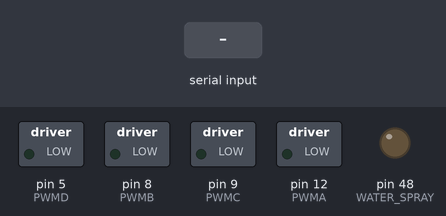
The sketch below on a simulated Arduino Mega 2560, built with avr-gcc and run on an emulated ATmega2560. Shown: switched loads named in the sketch (green lamp = pin HIGH), output pins drawn as LEDs (lit = HIGH). The inputs (shaded band) are chosen by the test bench. What the sketch prints to the serial monitor is not drawn.

Above: at 1.2 s.
1.3 s: "A" received over Serial
At 2.4 s:
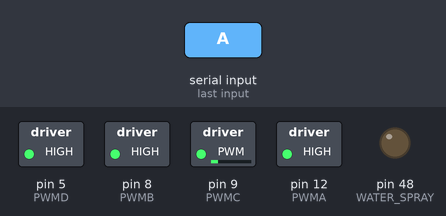
4.3 s: byte 87 ('W') received over Serial
At 5.1 s:
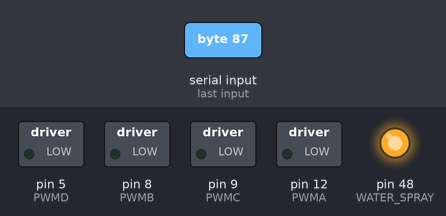
6.8 s: "D" received over Serial
At 7.6 s:
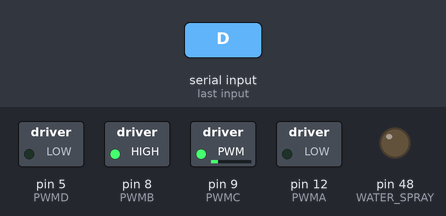
9.8 s: "F" received over Serial
At 10.8 s:
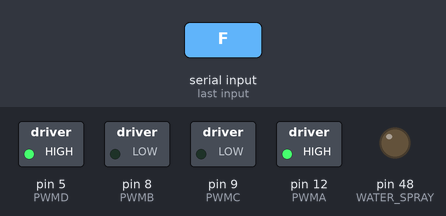
12.8 s: byte 100 ('d') received over Serial
At 13.3 s:
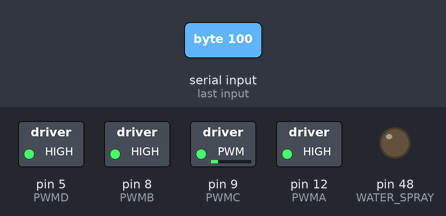
14.3 s: byte 87 ('W') received over Serial
At 14.6 s:
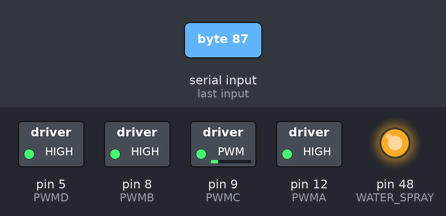
Timing chart, 0 to 17.8 s (numbered marks = the images above; inputs shaded):
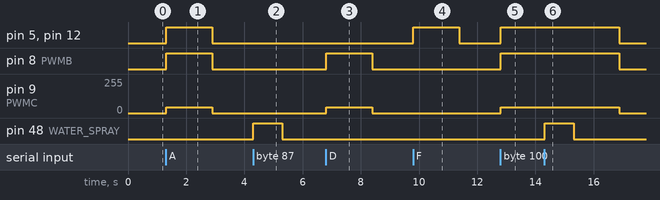

Measured:
- after the input at 1.3 s, pin 5 (PWMD), pin 8 (PWMB), pin 12 (PWMA): LOW → HIGH at once, → LOW 1.6 s later; pin 9 (PWMC): 0/255 → 44/255 at once, → 0/255 1.6 s later
- after the input at 4.3 s, pin 48 (WATER_SPRAY): LOW → HIGH at once, → LOW 1.0 s later
- after the input at 6.8 s, pin 8 (PWMB): LOW → HIGH at once, → LOW 1.6 s later; pin 9 (PWMC): 0/255 → 44/255 at once, → 0/255 1.6 s later
- after the input at 9.8 s, pin 5 (PWMD), pin 12 (PWMA): LOW → HIGH at once, → LOW 1.6 s later
- after the input at 12.8 s, pin 5 (PWMD), pin 8 (PWMB), pin 12 (PWMA): LOW → HIGH at once; pin 9 (PWMC): 0/255 → 44/255 at once
- after the input at 14.3 s, pin 5 (PWMD), pin 8 (PWMB), pin 12 (PWMA): HIGH → LOW after 2.6 s instead of 0.09 s; pin 9 (PWMC): 44/255 → 0/255 after 2.6 s instead of 0.09 s; pin 48 (WATER_SPRAY): LOW → HIGH at once, → LOW 1.0 s later

The sketch:

Car_Volt_Feedback_24A.ino
```cpp
#include <Arduino.h>

int Control_alive_cnt = 0;
unsigned long time;

// Define motor pins
#define PWMA 12    //Motor A PWM
#define DIRA1 34
#define DIRA2 35  //Motor A Direction
#define PWMB 8    //Motor B PWM
#define DIRB1 37
#define DIRB2 36  //Motor B Direction
#define PWMC 9   //Motor C PWM
#define DIRC1 43
#define DIRC2 42  //Motor C Direction
#define PWMD 5    //Motor D PWM
#define DIRD1 A4
#define DIRD2 A5  //Motor D Direction
#define WATER_SPRAY 48

// Motor control macros
#define MOTORA_FORWARD(pwm)    do{digitalWrite(DIRA1,HIGH);digitalWrite(DIRA2,LOW); analogWrite(PWMA,pwm);}while(0)
#define MOTORA_STOP(x)         do{digitalWrite(DIRA1,LOW); digitalWrite(DIRA2,LOW); analogWrite(PWMA,0);}while(0)
#define MOTORA_BACKOFF(pwm)    do{digitalWrite(DIRA1,LOW); digitalWrite(DIRA2,HIGH);analogWrite(PWMA,pwm);}while(0)

#define MOTORB_FORWARD(pwm)    do{digitalWrite(DIRB1,LOW); digitalWrite(DIRB2,HIGH);analogWrite(PWMB,pwm+5);}while(0)
#define MOTORB_STOP(x)         do{digitalWrite(DIRB1,LOW); digitalWrite(DIRB2,LOW); analogWrite(PWMB,0);}while(0)
#define MOTORB_BACKOFF(pwm)    do{digitalWrite(DIRB1,HIGH);digitalWrite(DIRB2,LOW); analogWrite(PWMB,pwm+5);}while(0)

#define MOTORC_FORWARD(pwm)    do{digitalWrite(DIRC1,HIGH);digitalWrite(DIRC2,LOW); analogWrite(PWMC,pwm);}while(0)
#define MOTORC_STOP(x)         do{digitalWrite(DIRC1,LOW); digitalWrite(DIRC2,LOW); analogWrite(PWMC,0);}while(0)
#define MOTORC_BACKOFF(pwm)    do{digitalWrite(DIRC1,LOW); digitalWrite(DIRC2,HIGH);analogWrite(PWMC,pwm);}while(0)

#define MOTORD_FORWARD(pwm)    do{digitalWrite(DIRD1,HIGH);digitalWrite(DIRD2,LOW); analogWrite(PWMD,pwm+5);}while(0)
#define MOTORD_STOP(x)         do{digitalWrite(DIRD1,LOW); digitalWrite(DIRD2,LOW); analogWrite(PWMD,0);}while(0)
#define MOTORD_BACKOFF(pwm)    do{digitalWrite(DIRD1,LOW); digitalWrite(DIRD2,HIGH);analogWrite(PWMD,pwm+5);}while(0)

#define SERIAL  Serial

//PWM Definition
#define MAX_PWM   2000
#define MIN_PWM   300

int Motor_PWM = 300;

//    ↑A-----B↑
//     |  ↑  |
//     |  |  |
//    ↑C-----D↑
void BACK(uint8_t pwm_A, uint8_t pwm_B, uint8_t pwm_C, uint8_t pwm_D)
{
  MOTORA_BACKOFF(Motor_PWM);
  MOTORB_FORWARD(Motor_PWM);
  MOTORC_BACKOFF(Motor_PWM);
  MOTORD_FORWARD(Motor_PWM);
}

//    ↓A-----B↓
//     |  |  |
//     |  ↓  |
//    ↓C-----D↓
void ADVANCE()
{
  MOTORA_FORWARD(Motor_PWM);
  MOTORB_BACKOFF(Motor_PWM);
  MOTORC_FORWARD(Motor_PWM);
  MOTORD_BACKOFF(Motor_PWM);
}

//    =A-----B↑
//     |   ↖ |
//     | ↖   |
//    ↑C-----D=
void LEFT_1()
{
  MOTORA_STOP(Motor_PWM);
  MOTORB_FORWARD(Motor_PWM);
  MOTORC_BACKOFF(Motor_PWM);
  MOTORD_STOP(Motor_PWM);
}

//    ↓A-----B↑
//     |  ←  |
//     |  ←  |
//    ↑C-----D↓
void RIGHT_2()
{
  MOTORA_FORWARD(Motor_PWM);
  MOTORB_FORWARD(Motor_PWM);
  MOTORC_BACKOFF(Motor_PWM);
  MOTORD_BACKOFF(Motor_PWM);
}

//    ↓A-----B=
//     | ↙   |
//     |   ↙ |
//    =C-----D↓
void LEFT_3()
{
  MOTORA_FORWARD(Motor_PWM);
  MOTORB_STOP(Motor_PWM);
  MOTORC_STOP(Motor_PWM);
  MOTORD_BACKOFF(Motor_PWM);
}

//    ↑A-----B=
//     | ↗   |
//     |   ↗ |
//    =C-----D↑
void RIGHT_1()
{
  MOTORA_BACKOFF(Motor_PWM);
  MOTORB_STOP(Motor_PWM);
  MOTORC_STOP(Motor_PWM);
  MOTORD_FORWARD(Motor_PWM);
}

//    ↑A-----B↓
//     |  →  |
//     |  →  |
//    ↓C-----D↑
void LEFT_2()
{
  MOTORA_BACKOFF(Motor_PWM);
  MOTORB_BACKOFF(Motor_PWM);
  MOTORC_FORWARD(Motor_PWM);
  MOTORD_FORWARD(Motor_PWM);
}

//    =A-----B↓
//     |   ↘ |
//     | ↘   |
//    ↓C-----D=
void RIGHT_3()
{
  MOTORA_STOP(Motor_PWM);
  MOTORB_BACKOFF(Motor_PWM);
  MOTORC_FORWARD(Motor_PWM);
  MOTORD_STOP(Motor_PWM);
}

//    ↑A-----B↓
//     | ↗ ↘ |
//     | ↖ ↙ |
//    ↑C-----D↓
void rotate_1()
{
  MOTORA_BACKOFF(Motor_PWM);
  MOTORB_BACKOFF(Motor_PWM);
  MOTORC_BACKOFF(Motor_PWM);
  MOTORD_BACKOFF(Motor_PWM);
}

//    ↓A-----B↑
//     | ↙ ↖ |
//     | ↘ ↗ |
//    ↓C-----D↑
void rotate_2()
{
  MOTORA_FORWARD(Motor_PWM);
  MOTORB_FORWARD(Motor_PWM);
  MOTORC_FORWARD(Motor_PWM);
  MOTORD_FORWARD(Motor_PWM);
}

//    =A-----B=
//     |  =  |
//     |  =  |
//    =C-----D=
void STOP()
{
  MOTORA_STOP(Motor_PWM);
  MOTORB_STOP(Motor_PWM);
  MOTORC_STOP(Motor_PWM);
  MOTORD_STOP(Motor_PWM);
}

void UART_Control()
{
  char Control_Data = 0;

  // USB Serial control
  if (SERIAL.available())
  {
    Control_Data = SERIAL.read();
    SERIAL.print(Control_Data);
    SERIAL.flush();
    Control_alive_cnt = 100;
  }

  Control_alive_cnt = Control_alive_cnt - 1;
  if (Control_alive_cnt <= 0) {
    STOP();
  }

  switch (Control_Data)
  {
    case 'A':  ADVANCE();  SERIAL.println("Forward");   break;
    case 'B':  RIGHT_2();  SERIAL.println("Right");     break;
    case 'C':  rotate_1(); SERIAL.println("Rotate CW"); break;
    case 'D':  RIGHT_3();  SERIAL.println("Right Down");break;
    case 'E':  BACK(500, 500, 500, 500); SERIAL.println("Backward"); break;
    case 'F':  LEFT_3();   SERIAL.println("Left Down"); break;
    case 'G':  rotate_2(); SERIAL.println("Rotate CCW");break;
    case 'H':  LEFT_2();   SERIAL.println("Left");      break;
    case 'Z':  STOP();     SERIAL.println("Stop");      break;
    case 'z':  STOP();     SERIAL.println("Stop");      break;
    case 'd':  LEFT_2();   SERIAL.println("Left");      break;
    case 'b':  RIGHT_2();  SERIAL.println("Right");     break;
    case 'L':  Motor_PWM = 1500; SERIAL.println("Speed High"); break;
    case 'M':  Motor_PWM = 500;  SERIAL.println("Speed Low");  break;
    case 'W':  digitalWrite(WATER_SPRAY, HIGH); delay(1000); digitalWrite(WATER_SPRAY, LOW); SERIAL.println("Water Spray"); break;
  }
}

void setup()
{
  SERIAL.begin(115200); // USB serial setup
  SERIAL.println("Motor Control Ready");
  pinMode(WATER_SPRAY, OUTPUT);
  STOP(); // Stop the robot
}

void loop()
{
  // Run the control code every 15ms
  if (millis() > (time + 15)) {
    time = millis();
    UART_Control(); // Get USB serial data and control motors
  }
}
```
